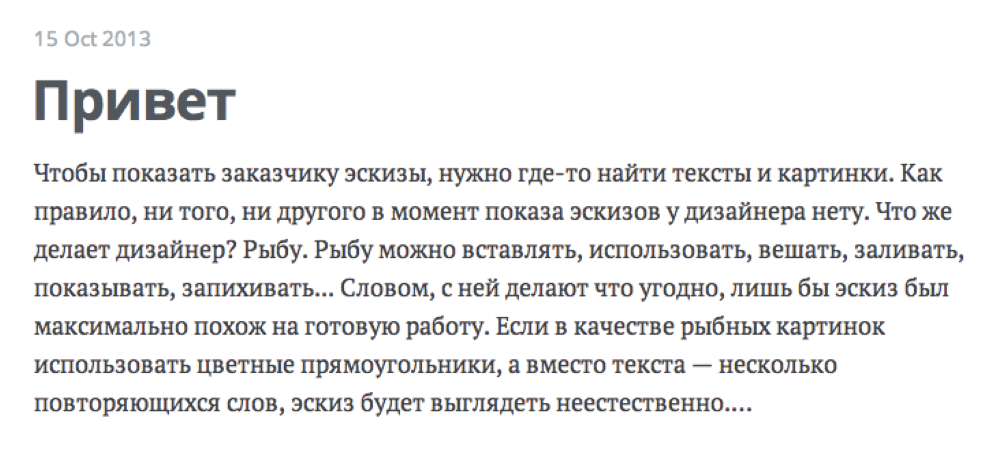
#> input picture images/text5.png, 999 x 454 px, found by its file name
$ jupyter execute --allow-errors russian-text-recognition.ipynb   (shell and % lines are left out)
#> lines starting #> are read from the running program, lines starting #| are printed output that depends on the picture; after the words box and inside, x2 and y2 are one past the last pixel; in counts of white or black regions, pixels touching at a corner belong together
<a href="https://colab.research.google.com/github/Marieta3/russian-text-recognition/blob/master/russian-text-recognition.ipynb" target="_parent"></a>

# OCR ruskog teksta

### Import

[cell 1]
import numpy as np
import cv2 # OpenCV
import matplotlib
import matplotlib.pyplot as plt
import collections
import tensorflow as tf
from tensorflow import keras
# keras
from keras.models import Sequential
from keras.layers.core import Dense, Activation
from keras.optimizers import SGD

# k-means
from sklearn.cluster import KMeans

import pytesseract
from googletrans import Translator

### Instalacije

### Import repozitorijuma

[cell 2]
# iscrtavanje slika u notebook-u
# prikaz vecih slika
matplotlib.rcParams['figure.figsize'] = 16,12

### Konstante

[cell 3]
IMAGES_PATH = 'russian-text-recognition/images/'
MODELS_PATH = 'russian-text-recognition/models/'
alphabet_upper_case = ["А", "Б", "В", "Г", "Д", "Е", "Ё", "Ж", "З", "И", "Й", "К", "Л", "М", "Н", "О", "П", "Р", "С", "Т", "У", "Ф", "Х", "Ц", "Ч", "Ш", "Щ", "Ъ", "Ы", "Ь", "Э", "Ю", "Я"]
alphabet_lower_case = ["а", "б", "в", "г", "д", "е", "ё", "ж", "з", "и", "й", "к", "л", "м", "н", "о", "п", "р", "с", "т", "у", "ф", "х", "ц", "ч", "ш", "щ", "ъ", "ы", "ь", "э", "ю", "я"]
alphabet = ["А", "Б", "В", "Г", "Д", "Е", "Ё", "Ж", "З", "И", "Й", "К", "Л", "М", "Н", "О", "П", "Р", "С", "Т", "У", "Ф", "Х", "Ц", "Ч", "Ш", "Щ", "Ъ", "Ы", "Ь", "Э", "Ю", "Я", "а", "б", "в", "г", "д", "е", "ё", "ж", "з", "и", "й", "к", "л", "м", "н", "о", "п", "р", "с", "т", "у", "ф", "х", "ц", "ч", "ш", "щ", "ъ", "ы", "ь", "э", "ю", "я"]
alphabet_simple = ["А", "Б", "В", "Г", "Д", "Е", "Ё", "Ж", "З", "И", "Й", "К", "Л", "М", "Н", "О", "П", "Р", "С", "Т", "У", "Ф", "Х", "Ц", "Ч", "Ш", "Щ", "Ъ", "Ы", "Ь", "Э", "Ю", "Я", "а", "б", "е", "ё"]
alphabet_simple1 = ["А", "Б", "в", "г", "д", "Е", "Ё", "ж", "з", "и", "й", "к", "л", "м", "н", "о", "п", "р", "с", "т", "у", "ф", "х", "ц", "ч", "ш", "щ", "ъ", "ы", "ь", "э", "ю", "я", "а", "б", "е", "ё"]

### Funkcije za obradu slike

[cell 4]
def load_image(path):
    return cv2.cvtColor(cv2.imread(path), cv2.COLOR_BGR2RGB)

def image_gray(image):
    return cv2.cvtColor(image, cv2.COLOR_RGB2GRAY)
#> returned value: shape (454, 999)

def image_bin(image_gs):
    height, width = image_gs.shape[0:2]
#> height = 454; width = 999
    image_binary = np.ndarray((height, width), dtype=np.uint8)
    ret, image_bin = cv2.threshold(image_gs, 127, 255, cv2.THRESH_BINARY)
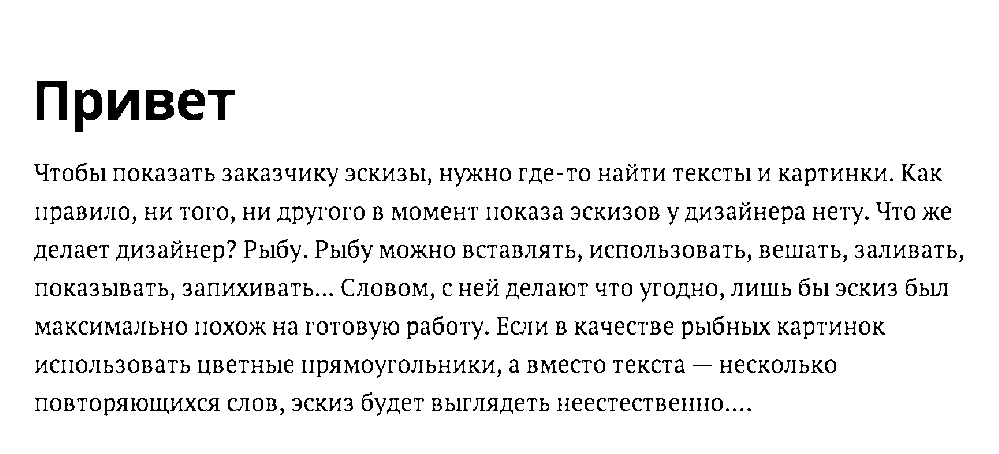
#> image_bin: shape (454, 999); 93.5% white; black in thin lines or dots, all inside (x1, y1, x2, y2) = (34, 81, 963, 416)
    return image_bin

def invert(image):
    return 255-image

def display_image(image, color=False):
    if color:
        plt.imshow(image)
    else:
        plt.imshow(image, 'gray')

def dilate(image):
    kernel = np.ones((3, 3)) # strukturni element 3x3 blok
    return cv2.dilate(image, kernel, iterations=1)

def erode(image):
    kernel = np.ones((3, 3)) # strukturni element 3x3 blok
    return cv2.erode(image, kernel, iterations=1)

### Izdvajanje regiona od interesa

[cell 5]
def resize_region(region):
    return cv2.resize(region, (28, 28), interpolation=cv2.INTER_NEAREST)

[cell 6]
def select_roi(image_orig, image_bin):
    contours, hierarchy = cv2.findContours(image_bin.copy(), cv2.RETR_LIST, cv2.CHAIN_APPROX_SIMPLE)
#> contours = 168 contours, 92 with area under 20; largest, box (x1, y1, x2, y2) and area: (0, 0, 999, 454) 452094, (298, 355, 505, 382) 4177, (31, 394, 224, 420) 3881, (553, 394, 755, 415) 3700, (586, 241, 755, 266) 3282
    sorted_regions = [] # lista sortiranih regiona po X osi
    regions_array = []
    regions_array_orig = []
    #contours1 = remove_inner_rois(contours)
    for contour in contours:
        x, y, w, h = cv2.boundingRect(contour) # koordinate i velicina granicnog pravougaonika
        area = cv2.contourArea(contour)
        #zasto 100? 30*42 sa malim greskama
        if area > 50 and h < 100 and h > 15 and w > 15:
            # kopirati [y:y+h+1, x:x+w+1] sa binarne slike i smestiti u novu sliku
            # oznaciti region pravougaonikom na originalnoj slici sa rectangle funkcijom
            if not is_inner(x, y, w, h, contours, image_bin.shape): #izbacujemo unutrasnje konture, npr ako imam slovo O
              region = image_bin[y:y+h+1, x:x+w+1]
              regions_array.append([resize_region(region), (x, y, w, h)])

              image_orig_gray = image_gray(image_orig)
              region_orig = image_orig[y:y+h+1, x:x+w+1]
              regions_array_orig.append([region_orig, (x, y, w, h)])
              cv2.rectangle(image_orig, (x, y), (x + w, y + h), (0, 255, 0), 2)
#> this loop made 168 passes
#> (x, y, area) on passes 16 to 18: (553, 394, 3700.5), (428, 394, 2486.5), (288, 394, 1332)
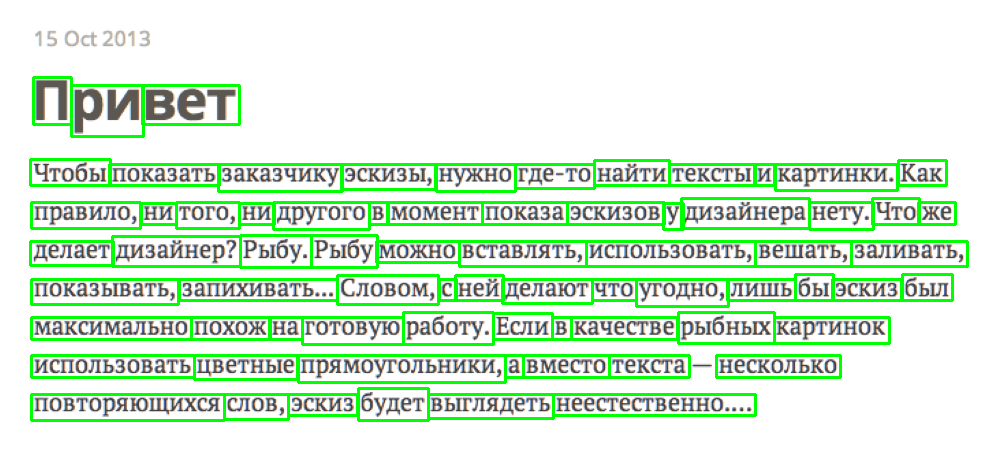
#> image_orig: shape (454, 999, 3); mean of channels 0, 1, 2 213.8, 238.4, 213.9; drawn as B, G, R
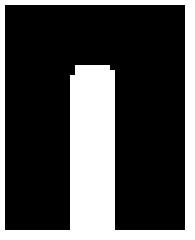
#> region: shape (48, 39) (shown 5 times larger); 29.2% white; 1 white region, box (x1, y1, x2, y2) and area: (0, 0, 39, 48) 546
#> after the loop, regions_array = 72 items; regions_array_orig = 72 items

    regions_array = sorted(regions_array, key=lambda x: x[1][0])
    sorted_regions = [region[0] for region in regions_array]
#> sorted_regions = 72 items

    regions_array_orig = sorted(regions_array_orig, key=lambda x: x[1][1])
    #sorted_regions_orig = [region[0] for region in regions_array_orig]
    return image_orig, sorted_regions, regions_array_orig

[cell 7]
def is_inner(x2, y2, w2, h2, contours, shape):
  h, w = shape
  for c in contours:
    x1, y1, w1, h1 = cv2.boundingRect(c)
    if not x1 == 0 and not y1 == 0 and not h1 == h and not w1 == w and x1 < x2 < (x2 + w2) < (x1 + w1) and y1 < y2 < (y2 + h2) < (y1 + h1):
      return True
  return False

[cell 8]
# [19 lines left out: function remove_inner_rois, not called in this run]

[cell 9]
def sort_regions(regions):
  #sort po y osi
  regions = sorted(regions, key=lambda x: x[1][1])
  new_lines = [0]
  for i in range (len(regions)-1):
    r1 = regions[i]
    r2 = regions[i+1]
    #provera da li su u istom redu
    if abs(r1[1][1] - r2[1][1]) > r1[1][3]:
      #nisu u istom redu
      new_lines.append(i+1)
    new_lines.append(len(regions))

  #sort po x osi u svakom redu
  for i in range (len(new_lines)-1):
    regions[new_lines[i]:new_lines[i+1]] = sorted(regions[new_lines[i]:new_lines[i+1]], key=lambda x: x[1][1])

  return regions

### Priprema podataka za obučavanje

[cell 10]
def scale_to_range(image):
    return image/255

[cell 11]
def matrix_to_vector(image):
    return image.flatten()

[cell 12]
# test za proveru
test_scale_matrix = np.array([[0, 255], [51, 153]], dtype='float')
test_scale_ref = np.array([[0., 1.], [0.2, 0.6]], dtype='float')
test_scale_res = scale_to_range(test_scale_matrix)
print("Test scale passed: ", np.array_equal(test_scale_res, test_scale_ref))

test_mtv = np.ndarray((28, 28))
test_mtv_ref = (784, )
test_mtv_res = matrix_to_vector(test_mtv).shape
print("Test matrix to vector passed: ", test_mtv_res == test_mtv_ref)

[cell 13]
def prepare_for_ann(regions):
    ready_for_ann = []
    for region in regions:
        scale = scale_to_range(region)
        ready_for_ann.append(matrix_to_vector(scale))
    return ready_for_ann
#vraca pobudjenost za svaki neuron od 0 do 1

[cell 14]
# [7 lines left out: function convert_output, not called in this run]

### Neuronska mreža

[cell 15]
def create_ann(output_size):
    ann = Sequential()
    ann.add(Dense(128, input_dim=784, activation='sigmoid'))
    ann.add(Dense(output_size, activation='sigmoid'))
    return ann

[cell 16]
# [10 lines left out: function train_ann, not called in this run]

### Funkcije za predprocesiranje

[cell 17]
def training_preprocess(img, repeat_erode = 1):
  alf_gray = image_gray(img)
  alf_bin = image_bin(alf_gray)
  for i in range (repeat_erode):
    alf_bin = erode(alf_bin)
  return alf_bin

### Funkcije za obučavanje

[cell 18]
# [19 lines left out: function train, not called in this run]

### Čuvanje modela

[cell 19]
# [5 lines left out: function save_model, not called in this run]
def save_model1(model, path):
  model.save(path)

def load_model1(path):
  new_model = keras.models.load_model(path)
  new_model.summary()
  return new_model

# [6 lines left out: function load_model, not called in this run]

### Određivanje pobedničkog neurona

[cell 20]
def winner(output):
    return max(enumerate(output), key=lambda x: x[1])[0]

### Prikaz rezultata

[cell 21]
# [5 lines left out: function display_result, not called in this run]

[cell 22]
# [11 lines left out: function display_result_with_spaces, not called in this run]

### Kreiranje NN i treniranje

[cell 23]
def createNN_and_train(alph, alph_path):
  ann = create_ann(output_size=len(alph))
  #ann = train(ann, img_path='upper_case.png', alphabet=alphabet_upper_case, display=True)
  #ann = train(ann, img_path='lower_case.png', alphabet=alphabet_lower_case, display=True)
  ann = train(ann, img_path=alph_path, alphabet=alph, display=True, epochs = 2000)
  save_model(ann, 'model.json')
  return ann

#> (a cell that did not finish here is left out)

#> (a cell that did not finish here is left out)

#> (a cell that did not finish here is left out)

#> (a cell that did not finish here is left out)

### Testiranje

[cell 28]
img = load_image(IMAGES_PATH + 'text5.png')
#img_inv = invert(img)
img_bin = training_preprocess(img=img, repeat_erode=3)
display_image(img_bin)

[cell 29]
selected_regions, letters_alf, letters_alf_orig = select_roi(img.copy(), img_bin)
#> letters_alf = 72 items; letters_alf_orig = 72 items
display_image(selected_regions)

[cell 30]
display_image(letters_alf_orig[6][0])

[cell 31]
word = letters_alf_orig[6][0]
#word = cv2.resize(word, None, fx=0.5, fy=0.5, interpolation=cv2.INTER_AREA)
word = cv2.resize(word, None, fx=2, fy=2, interpolation=cv2.INTER_LINEAR)
word_gray = image_gray(word)
word_bin = image_bin(word_gray)
#> in image_bin (call 2), `ret, image_bin = cv2.threshold(image_gs, 127, 255, cv2.THRESH_BINARY)`: image_bin: shape (54, 246); 85.3% white; 9 black regions, largest, box (x1, y1, x2, y2) and area: (60, 8, 82, 44) 307, (112, 9, 136, 34) 254, (8, 9, 31, 35) 245

word_bin = erode(word_bin)
#> in erode (call 4), `return cv2.erode(image, kernel, iterations=1)`:
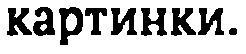
#> returned value: shape (54, 246); 74.8% white; 9 black regions

#word_bin = dilate(word_bin)
#word_bin = erode(word_bin)
#word_bin = training_preprocess(img=word, repeat_erode = 0)
selected_regions1, letters_alf1, letters_alf_orig1 = select_roi(word.copy(), word_bin)
#> in select_roi (call 2), `contours, hierarchy = cv2.findContours(image_bin.copy(), cv2.RETR_LIST..`: contours = 12 contours; largest, box (x1, y1, x2, y2) and area: (0, 0, 246, 54) 12985, (58, 6, 84, 46) 706, (110, 7, 138, 36) 508, (140, 7, 168, 37) 501, (32, 6, 56, 37) 489
#> the loop in select_roi (call 2), `for contour in contours:` made 12 passes
#> (x, y, area) on passes 1 to 11: (228, 27, 61.5), (40, 24, 25), (66, 13, 133), (197, 7, 485), (170, 7, 482), (140, 7, 501), (110, 7, 508), (84, 7, 339), (6, 7, 482), (58, 6, 705.5), (32, 6, 489)
#> (contour, x, y, area) on pass 12: ([[0, 0], [0, 53], [245, 53], [245, 0]], 0, 0, 12985)
#> after the loop in select_roi (call 2), `for contour in contours:`:
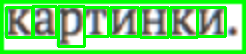
#> image_orig: shape (54, 246, 3); mean of channels 0, 1, 2 127.3, 217.1, 128.6; drawn as B, G, R
#> after the loop in select_roi (call 2), `for contour in contours:`: regions_array = 9 items
#> letters_alf1 = 9 items; letters_alf_orig1 = 9 items

[cell 32]
display_image(word_bin)
#> call 2 of load_image, with path = 'text1.jpg'
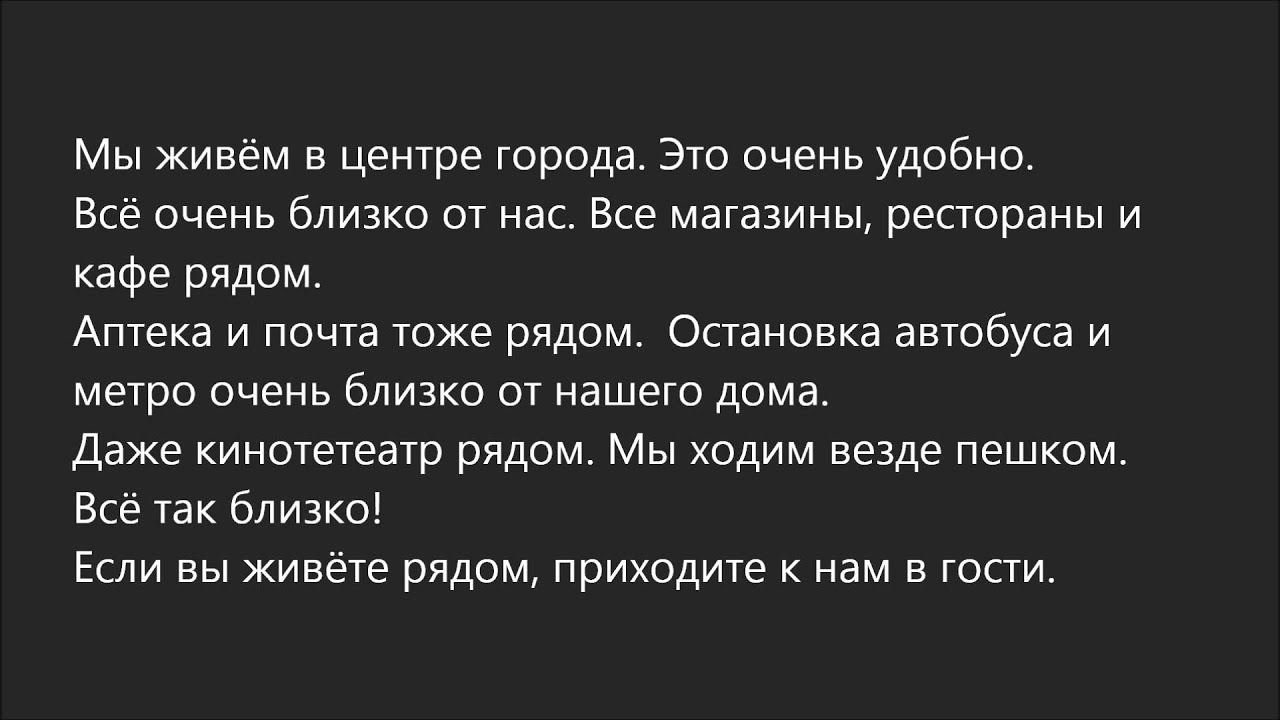
#> input picture images/text1.jpg, 1280 x 720 px, found by its file name
#> in load_image, returned value is the input picture: shape (720, 1280, 3); min 0, max 255, mean 49.6

[cell 33]
display_image(letters_alf_orig1[0][0])

### Procesiranje slike - funkcije

[cell 34]
def process_image(img_path, images=True):
  if images:
    img_orig = load_image(IMAGES_PATH + img_path)
  else:
    img_orig = load_image(img_path)
  img_bin = training_preprocess(img=img_orig, repeat_erode=3)
  selected_regions, rois, rois_orig = select_roi(img_orig.copy(), img_bin)
#> in select_roi (call 3), `contours, hierarchy = cv2.findContours(image_bin.copy(), cv2.RETR_LIST..`: contours = 168 contours, 92 with area under 20; largest, box (x1, y1, x2, y2) and area: (0, 0, 999, 454) 452094, (298, 355, 505, 382) 4177, (31, 394, 224, 420) 3881, (553, 394, 755, 415) 3700, (586, 241, 755, 266) 3282
  display_image(selected_regions)
  sorted_regions = sort_regions(rois_orig)
#> the loop in sort_regions, `for i in range (len(regions)-1):` made 71 passes
#> the loop in sort_regions, `for i in range (len(new_lines)-1):` made 78 passes
  sentence = ""
  for word in sorted_regions:
    word = cv2.resize(word[0], None, fx=2, fy=2, interpolation=cv2.INTER_CUBIC)
    word_gray = image_gray(word)
    word_bin = image_bin(word_gray)
    word_bin = erode(word_bin)
    #izvlacenje slova iz reci:
    selected_regions1, rois1, rois_orig1 = select_roi(word.copy(), word_bin)
    inputs = prepare_for_ann(rois1[1:])
    result = loaded_ann1.predict(np.array(inputs, np.float32))
    res = ''.join(display_result(result, alphabet_simple1))
    sentence += res
    sentence += ' '
#> this loop made 1 pass
#> pass 1, in process_image, `word = cv2.resize(word[0], None, fx=2, fy=2, interpolation=cv2.INTER_C..`:
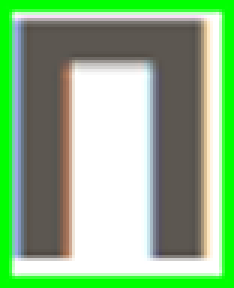
#> word: shape (96, 78, 3) (shown 3 times larger); mean of channels 0, 1, 2 136.4, 183.3, 141.1; drawn as B, G, R
#> pass 1, in process_image, `word_gray = image_gray(word)`:
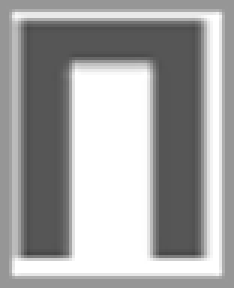
#> word_gray: shape (96, 78) (shown 3 times larger); min 66, max 255, mean 164.6
#> pass 1, in image_bin (call 4), `image_binary = np.ndarray((height, width), dtype=np.uint8)`:
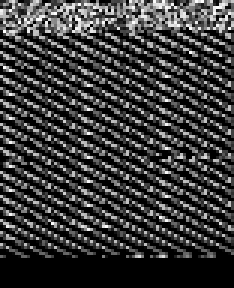
#> image_binary: shape (96, 78) (shown 3 times larger); min 0, max 255, mean 57.8
#> pass 1, in image_bin (call 4), `ret, image_bin = cv2.threshold(image_gs, 127, 255, cv2.THRESH_BINARY)`:
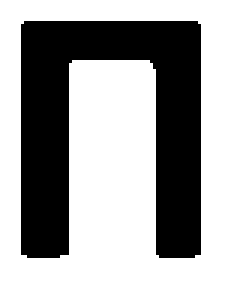
#> image_bin: shape (96, 78) (shown 3 times larger); 62.3% white; 1 black region, box (x1, y1, x2, y2) and area: (7, 7, 67, 86) 2821
  return sentence
